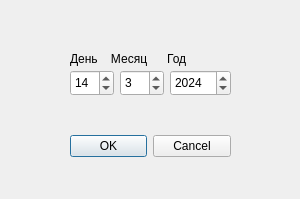
<?xml version="1.0" encoding="UTF-8"?>
<ui version="4.0">
 <class>DialogInputDate</class>
 <widget class="QDialog" name="DialogInputDate">
  <property name="geometry">
   <rect>
    <x>0</x>
    <y>0</y>
    <width>300</width>
    <height>199</height>
   </rect>
  </property>
  <property name="windowTitle">
   <string>Ввод даты</string>
  </property>
  <property name="autoFillBackground">
   <bool>false</bool>
  </property>
  <widget class="QDialogButtonBox" name="buttonBox">
   <property name="geometry">
    <rect>
     <x>70</x>
     <y>130</y>
     <width>161</width>
     <height>32</height>
    </rect>
   </property>
   <property name="orientation">
    <enum>Qt::Horizontal</enum>
   </property>
   <property name="standardButtons">
    <set>QDialogButtonBox::Cancel|QDialogButtonBox::Ok</set>
   </property>
  </widget>
  <widget class="QSpinBox" name="spinDay">
   <property name="geometry">
    <rect>
     <x>70</x>
     <y>70</y>
     <width>44</width>
     <height>26</height>
    </rect>
   </property>
   <property name="value">
    <number>14</number>
   </property>
  </widget>
  <widget class="QSpinBox" name="spinMonth">
   <property name="geometry">
    <rect>
     <x>120</x>
     <y>70</y>
     <width>44</width>
     <height>26</height>
    </rect>
   </property>
   <property name="value">
    <number>3</number>
   </property>
  </widget>
  <widget class="QSpinBox" name="spinYear">
   <property name="geometry">
    <rect>
     <x>170</x>
     <y>70</y>
     <width>61</width>
     <height>26</height>
    </rect>
   </property>
   <property name="maximum">
    <number>9999</number>
   </property>
   <property name="value">
    <number>2024</number>
   </property>
  </widget>
  <widget class="QLabel" name="label">
   <property name="geometry">
    <rect>
     <x>70</x>
     <y>50</y>
     <width>161</width>
     <height>17</height>
    </rect>
   </property>
   <property name="text">
    <string>День    Месяц      Год</string>
   </property>
  </widget>
 </widget>
 <resources/>
 <connections>
  <connection>
   <sender>buttonBox</sender>
   <signal>accepted()</signal>
   <receiver>DialogInputDate</receiver>
   <slot>accept()</slot>
   <hints>
    <hint type="sourcelabel">
     <x>248</x>
     <y>254</y>
    </hint>
    <hint type="destinationlabel">
     <x>157</x>
     <y>274</y>
    </hint>
   </hints>
  </connection>
  <connection>
   <sender>buttonBox</sender>
   <signal>rejected()</signal>
   <receiver>DialogInputDate</receiver>
   <slot>reject()</slot>
   <hints>
    <hint type="sourcelabel">
     <x>316</x>
     <y>260</y>
    </hint>
    <hint type="destinationlabel">
     <x>286</x>
     <y>274</y>
    </hint>
   </hints>
  </connection>
 </connections>
</ui>
